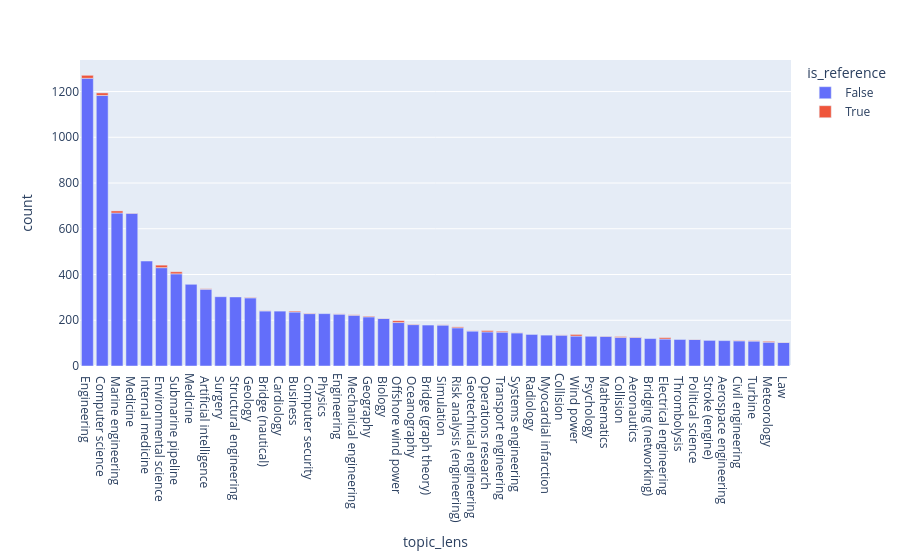

Notebook cell for this chart:
### Code cell
import ast


def explode_and_groupby_topic(
    df_input: pd.DataFrame, name_topic_col: str, min_count_to_keep=100
):
    df_input = (
        df_input[df_input[name_topic_col].notna()]
        .reset_index()[[name_topic_col, "is_reference"]]
        .copy()
    )
    df_input[name_topic_col] = df_input[name_topic_col].apply(ast.literal_eval)
    df_input = df_input.explode(name_topic_col)

    df_common_topic_common = (
        df_input.groupby([name_topic_col])
        .size()
        .sort_values(ascending=False)
        .rename("count")
        .reset_index()
    )
    df_common_topic_common = df_common_topic_common[
        (df_common_topic_common["count"] > min_count_to_keep)
    ]

    df_common_topic_splitted = (
        df_input.groupby([name_topic_col, "is_reference"])
        .size()
        .sort_values(ascending=False)
        .rename("count")
        .reset_index()
    )
    df_common_topic_splitted = df_common_topic_splitted[
        df_common_topic_splitted[name_topic_col].isin(
            df_common_topic_common[name_topic_col].unique()
        )
    ]
    return df_common_topic_splitted


px.bar(
    explode_and_groupby_topic(
        df_recent, name_topic_col="topic_lens", min_count_to_keep=100
    ),
    x="topic_lens",
    color="is_reference",
    y="count",
)

### Figure 1 — Plotly figure (JSON) as saved in the notebook; plotly's stock layout.template omitted (floating-point values rounded to 4 significant figures)
{"data": [{"hovertemplate": "is_reference=False<br>topic_lens=%{x}<br>count=%{y}<extra></extra>", "legendgroup": "False", "marker": {"color": "#636efa", "pattern": {"shape": ""}}, "name": "False", "orientation": "v", "showlegend": true, "textposition": "auto", "type": "bar", "x": [" Engineering", " Computer science", " Marine engineering", " Medicine", " Internal medicine", " Environmental science", " Submarine pipeline", "Medicine", " Artificial intelligence", " Surgery", " Structural engineering", " Geology", " Bridge (nautical)", " Cardiology", " Business", " Computer security", " Physics", "Engineering", " Mechanical engineering", " Geography", " Biology", " Offshore wind power", " Oceanography", " Bridge (graph theory)", " Simulation", " Risk analysis (engineering)", " Geotechnical engineering", " Operations research", " Transport engineering", " Systems engineering", " Radiology", " Myocardial infarction", "Collision", " Wind power", " Psychology", " Mathematics", " Collision", " Aeronautics", " Bridging (networking)", " Electrical engineering", " Thrombolysis", " Political science", " Stroke (engine)", " Aerospace engineering", " Civil engineering", " Turbine", " Meteorology", " Law"], "xaxis": "x", "y": [1258, 1183, 669, 668, 459, 430, 403, 357, 336, 303, 302, 298, 241, 240, 236, 229, 229, 227, 222, 215, 208, 190, 181, 179, 179, 167, 153, 149, 148, 145, 138, 135, 135, 131, 130, 130, 125, 125, 120, 118, 116, 116, 112, 111, 110, 109, 104, 103], "yaxis": "y"}, {"hovertemplate": "is_reference=True<br>topic_lens=%{x}<br>count=%{y}<extra></extra>", "legendgroup": "True", "marker": {"color": "#EF553B", "pattern": {"shape": ""}}, "name": "True", "orientation": "v", "showlegend": true, "textposition": "auto", "type": "bar", "x": [" Engineering", " Environmental science", " Computer science", " Submarine pipeline", " Marine engineering", " Offshore wind power", " Wind power", " Operations research", " Electrical engineering", " Collision", " Transport engineering", " Risk analysis (engineering)", " Business", " Meteorology", " Geography", " Computer security", " Geology", " Oceanography", " Civil engineering", " Turbine", " Artificial intelligence", " Mechanical engineering", " Aeronautics", " Law", " Mathematics", " Medicine", " Geotechnical engineering", " Political science", " Simulation", " Systems engineering", " Bridge (nautical)", " Biology", "Collision", "Engineering"], "xaxis": "x", "y": [13, 11, 11, 9, 9, 8, 7, 6, 6, 4, 4, 4, 4, 4, 3, 2, 2, 2, 2, 2, 2, 2, 2, 1, 1, 1, 1, 1, 1, 1, 1, 1, 1, 1], "yaxis": "y"}], "layout": {"barmode": "relative", "legend": {"title": {"text": "is_reference"}, "tracegroupgap": 0}, "margin": {"t": 60}, "xaxis": {"anchor": "y", "domain": [0, 1], "title": {"text": "topic_lens"}}, "yaxis": {"anchor": "x", "domain": [0, 1], "title": {"text": "count"}}}}
